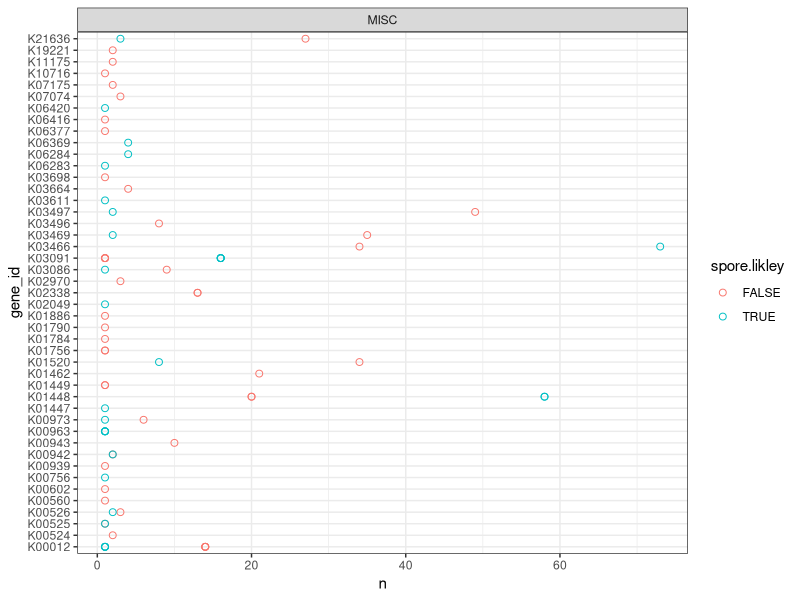

Generate this figure with R: (Note: this script raises an error after producing the figure.)
# setwd("~/GitHub/spore_amg")
library(here)
library(tidyverse)
library(ggrepel)

# import data from DRAM-v, w. host taxonomy

d.vir <- read_csv( here("data/Viruses/amg_summary_wHost.tsv")) %>% 
  # remove viruses of unknown hosts
  filter(!is.na(order)) %>% 
  # remove amgs not related to sporulation
  filter(category =="MISC")

# Firmicute or not
d.vir <- d.vir %>% 
  mutate(firmicute.host = str_detect(phylum, "Firmicutes"))

d.vir.sum <- d.vir %>%
  # filter(str_detect(header, regex("sporulation", ignore_case = T))) %>%
  filter(!is.na(gene_id)) %>% 
  group_by(gene_id, gene_description, category,firmicute.host) %>%
  summarise(n = n()) %>%
  arrange(desc(n))



#resolve at family level
firmi <- d.vir %>%
  filter(firmicute.host) %>% 
  separate(family.etc, into = c("family", "genus", "etc"), sep = ";",extra = "merge", remove = F) %>% 
  group_by(phylum, class, family, genus) %>%
  summarise(n=n())


#resolve at family level
d.vir <-
  d.vir %>%
  separate(family.etc, into = c("family", "genus", "etc"), sep = ";",extra = "merge", remove = F) 

# classification of sporulators by Galperin 2013
# (see code at step B)
spore.fam <- read_csv(here("data/Viruses/vMAG_host_sporul.csv"))

#add Galperin sporrulation 
d.vir <- spore.fam %>% 
  #remove non-assigned taxids
  filter(!is.na(phylum)) %>% 
  select(virus.tax.id, spore.likley) %>% 
  left_join(d.vir, ., by = "virus.tax.id") %>% 
  mutate(spore.likley = if_else(is.na(spore.likley), FALSE, spore.likley))
# %>% group_by(firmicute.host, spore.likley) %>% summarise(n=n())

d.vir.sum <- d.vir %>%
  # filter(str_detect(header, regex("sporulation", ignore_case = T))) %>%
  filter(!is.na(gene_id)) %>% 
  group_by(gene_id, gene_description, category,spore.likley) %>%
  summarise(n = n()) %>%
  arrange(desc(n))

# spore.fam$Family %in% fams

d.vir.sum %>%
  ggplot(aes(gene_id, n, color = spore.likley))+
  geom_point(shape=21, size=2)+
  facet_wrap(~category, scales = "free_y")+
  coord_flip()+
  theme_bw()+
  ggsave(here("plots", "AMG_x_hostTax.png"), width = 14, height = 7)
#### Enrichment test ####

n.phages <- spore.fam %>%
  # keep one record of each phage
  filter(!duplicated(virus.tax.id)) %>%
  group_by(spore.likley) %>%
  summarise(n=n())

d.stat <- d.vir.sum %>% 
  mutate(spore.likley = if_else(spore.likley, "sporulator.host", "nonsporulator.host")) %>% 
  pivot_wider(names_from = "spore.likley", values_from = "n", values_fill = 0)

d.vir %>% 
   filter(!is.na(gene_id)) %>%
     filter(!duplicated(virus.tax.id)) %>% 
     group_by(spore.likley) %>% 
     summarise(n=n())


# q	: the number of white balls drawn without replacement from an urn which contains both black and white balls.
  # AMG in viruses infecting sporulators
# m	:the number of white balls in the urn.
  # number of viruses infecting sporulators in the pool
m.refseq <- n.phages$n[n.phages$spore.likley]
# n	:the number of black balls in the urn.
  # number of viruses infecting non-sporulators in the pool
n.refseq <- n.phages$n[!n.phages$spore.likley]
# k: the number of balls drawn from the urn, hence must be in 0,1,., m+n.
  # Total AMG detected in viruses

d.stat <- d.stat %>% 
  mutate(M = m.refseq, 
         N = n.refseq, 
         K = nonsporulator.host + sporulator.host) %>% 
  mutate(p.val = phyper(q = sporulator.host,
                        m = M, n = N, k = K, lower.tail = F, log.p = F))

d.stat$adj.p <- p.adjust(d.stat$p.val, method = "BH")
d.stat$sig <- d.stat$adj.p < 0.05         

# d.stat %>% 
#   filter(adj.p > 0) %>% 
#   pull(adj.p) %>% 
#   min()

# add labels to genes significantly enriched with K>10
d.stat <- d.stat%>% 
  mutate(print.lab = adj.p<0.05 & K > 10) %>% 
  mutate(lab = if_else(print.lab, gene_description,"")) %>% 
  mutate(lab = str_replace(lab, "dUTP pyrophosphatase", "dUTP pyrophosphatase;")) %>% 
  mutate(lab = str_extract(lab, pattern = ".*;")) %>% 
  mutate(lab = str_remove(lab, ";"))

# str_extract(d.stat$lab, pattern = regex(".*;|.*["))
d.stat %>% 
  ggplot(aes(K,-log10(adj.p+1e-24)))+
  geom_hline(yintercept = -log10(0.05), linetype=2, color="grey", size = 1.5)+
  geom_vline(xintercept = 8, linetype=2, color="grey", size = 1.5)+
  geom_jitter(width = 0.05, height = 0.05,
              shape=21,fill="grey", size=3, stroke = 1, alpha = 0.5)+
  geom_text_repel(aes(label = lab), na.rm = T )+
  # scale_y_log10()+
  # scale_x_log10()+
  scale_x_continuous(trans = "log2", breaks = (2^(1:8)))+
  theme_classic()+
  xlab("Sample size\nNo. homologs detected (log2)")+
  ylab("Enrichment (-log10 adj. P-value)")+
  # labs(title = "Enrichment of phages with hosts likely to sporulate",
  #      subtitle = "calculated by hypergeometric distribution",
  #      caption = paste(d.stat$M[1],"phages with hosts likely to sporulate\n",
  #                      d.stat$N[1],"phages with hosts NOT likely to sporulate,"))
  ggsave(here("plots/enrichmnent_likely_sporultor.png"), width = 4, height = 4)
  
  
  write_csv(d.stat, here("data","enrichment_stats.csv"))
##########
  # stopped here
##########

# x <- 0:100
# y <- dhyper(x,303,1044,280)
# qplot(x,y)+geom_line()+geom_vline(xintercept = 54)
# phyper(q = 9,m = 303,n = 1044,k = 10, lower.tail = F, log.p = T)
# 
# 
# #focus on spoIIIE
# d.vir %>% 
#   filter(str_detect(gene_description, "spoIIIE")) %>% 
#   separate(family.etc, into = c("family", "genus", "etc"), extra = "merge", fill = "right") %>% 
#   group_by(phylum,class, order, family, genus) %>% 
#   summarize(n=n())
# 
# d.vir %>% 
#   filter(str_detect(gene_description, "spoIIIE")) %>% 
#   pull(virus.name)
